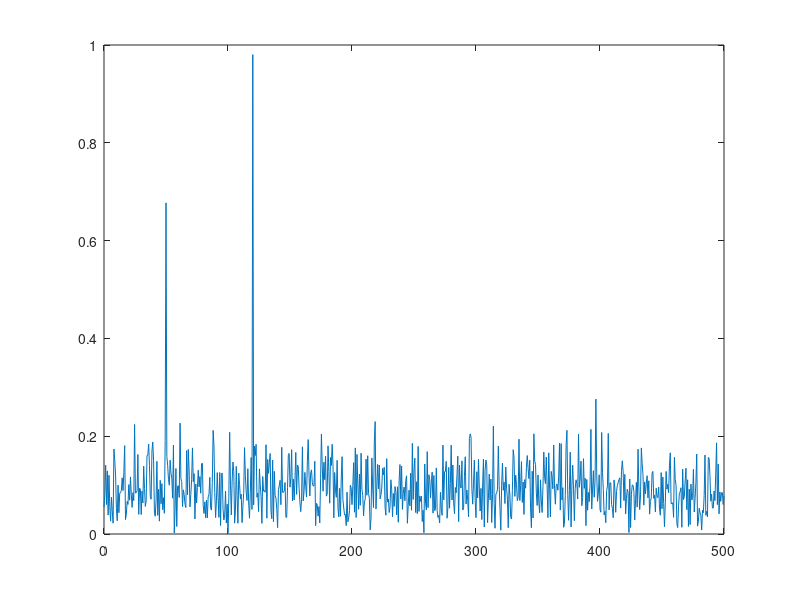

MATLAB code to generate this figure:
clear
clc

Fs = 1000;
T = 1/Fs;
L = 1500;
t = (0:L-1)*T;

S = 0.7*sin(2 * pi * 50 * t) + sin(2*pi * 120 * t);

X = S + 2*randn(size(t));

plot(1000*t(1:50),X(1:50));

Y = fft(X);
P2 = abs(Y/L);
P1 = P2(1:L/2+1);
P1(2:end-1) = 2*P1(2:end-1);

f = Fs*(0:(L/2))/L;
plot(f,P1)
